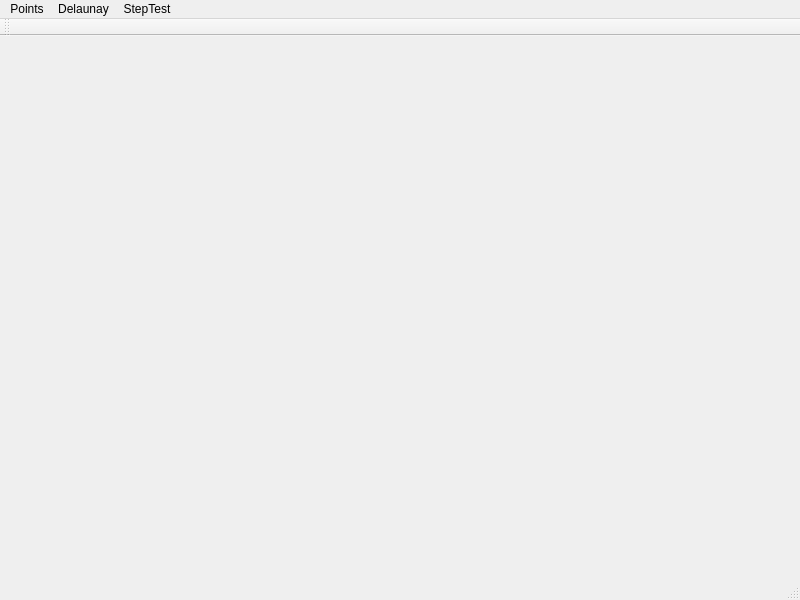
<?xml version="1.0" encoding="UTF-8"?>
<ui version="4.0">
 <class>MainWindow</class>
 <widget class="QMainWindow" name="MainWindow">
  <property name="geometry">
   <rect>
    <x>0</x>
    <y>0</y>
    <width>800</width>
    <height>600</height>
   </rect>
  </property>
  <property name="windowTitle">
   <string>MainWindow</string>
  </property>
  <widget class="QWidget" name="centralWidget"/>
  <widget class="QMenuBar" name="menuBar">
   <property name="geometry">
    <rect>
     <x>0</x>
     <y>0</y>
     <width>800</width>
     <height>23</height>
    </rect>
   </property>
   <widget class="QMenu" name="menuPoints">
    <property name="title">
     <string>Points</string>
    </property>
    <addaction name="actionSelectManually"/>
    <addaction name="actionRandomGeneration"/>
    <addaction name="separator"/>
    <addaction name="actionClear"/>
   </widget>
   <widget class="QMenu" name="menuViewer">
    <property name="title">
     <string>Delaunay</string>
    </property>
    <addaction name="action2D_Viewer"/>
    <addaction name="action3D_Viewer"/>
    <addaction name="separator"/>
    <addaction name="actionPerform"/>
    <addaction name="actionStepByStep"/>
   </widget>
   <widget class="QMenu" name="menuStepTest">
    <property name="title">
     <string>StepTest</string>
    </property>
    <addaction name="actionPerformStep"/>
   </widget>
   <addaction name="menuPoints"/>
   <addaction name="menuViewer"/>
   <addaction name="menuStepTest"/>
  </widget>
  <widget class="QStatusBar" name="statusBar"/>
  <widget class="QToolBar" name="mainToolBar">
   <property name="iconSize">
    <size>
     <width>64</width>
     <height>64</height>
    </size>
   </property>
   <attribute name="toolBarArea">
    <enum>TopToolBarArea</enum>
   </attribute>
   <attribute name="toolBarBreak">
    <bool>false</bool>
   </attribute>
  </widget>
  <action name="actionSelectManually">
   <property name="checkable">
    <bool>true</bool>
   </property>
   <property name="checked">
    <bool>true</bool>
   </property>
   <property name="text">
    <string>Select Manually</string>
   </property>
  </action>
  <action name="actionPerform">
   <property name="text">
    <string>Perform</string>
   </property>
  </action>
  <action name="actionRandomGeneration">
   <property name="checkable">
    <bool>false</bool>
   </property>
   <property name="text">
    <string>Random Generation</string>
   </property>
  </action>
  <action name="actionStepByStep">
   <property name="text">
    <string>Step by Step</string>
   </property>
  </action>
  <action name="actionClear">
   <property name="text">
    <string>Clear</string>
   </property>
  </action>
  <action name="action2D_Viewer">
   <property name="checkable">
    <bool>true</bool>
   </property>
   <property name="text">
    <string>2D Viewer</string>
   </property>
  </action>
  <action name="action3D_Viewer">
   <property name="checkable">
    <bool>true</bool>
   </property>
   <property name="checked">
    <bool>true</bool>
   </property>
   <property name="text">
    <string>3D Viewer</string>
   </property>
  </action>
  <action name="actionPerformStep">
   <property name="text">
    <string>PerformStep</string>
   </property>
  </action>
 </widget>
 <layoutdefault spacing="6" margin="11"/>
 <resources/>
 <connections/>
</ui>
